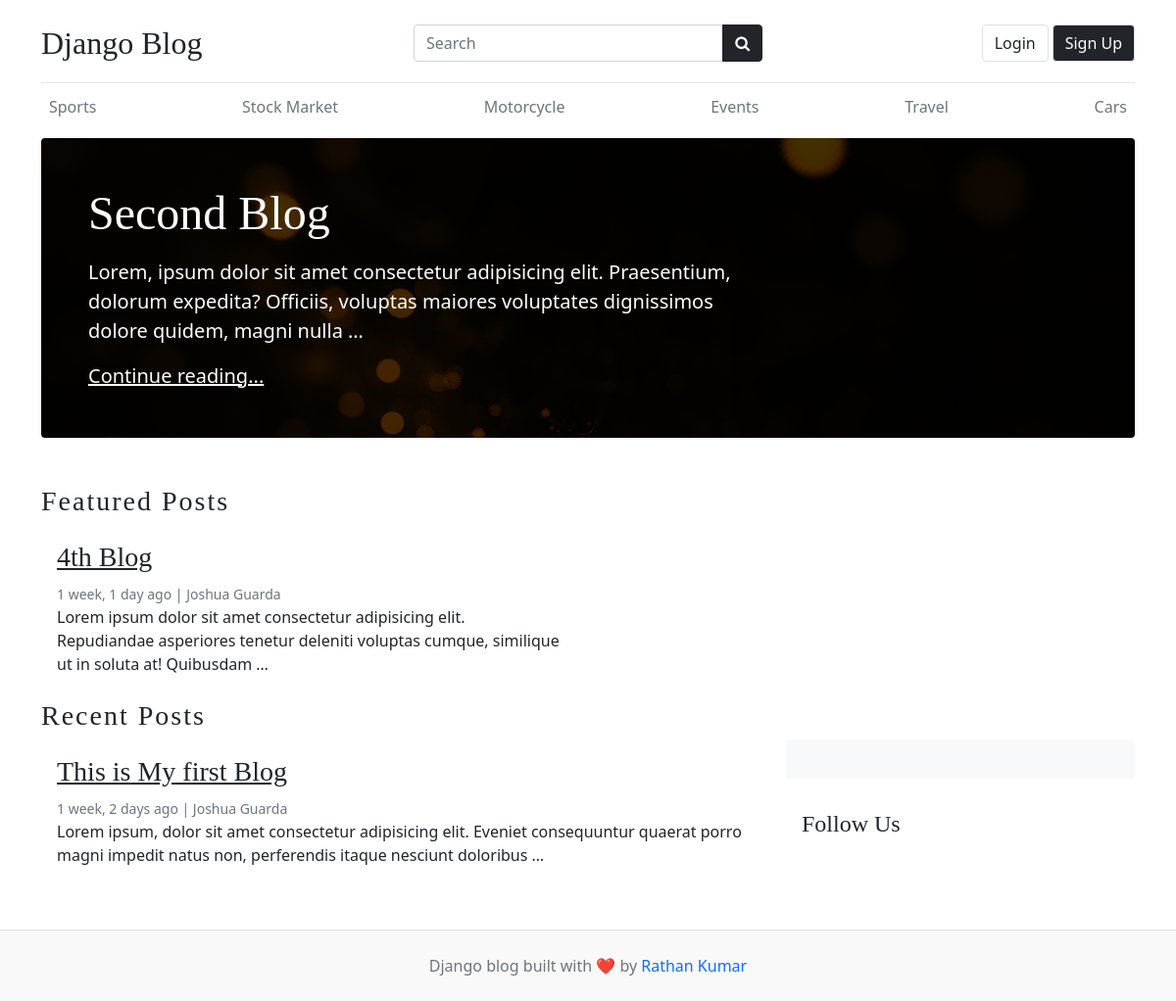
/, run on an earlier commit of the app's database.
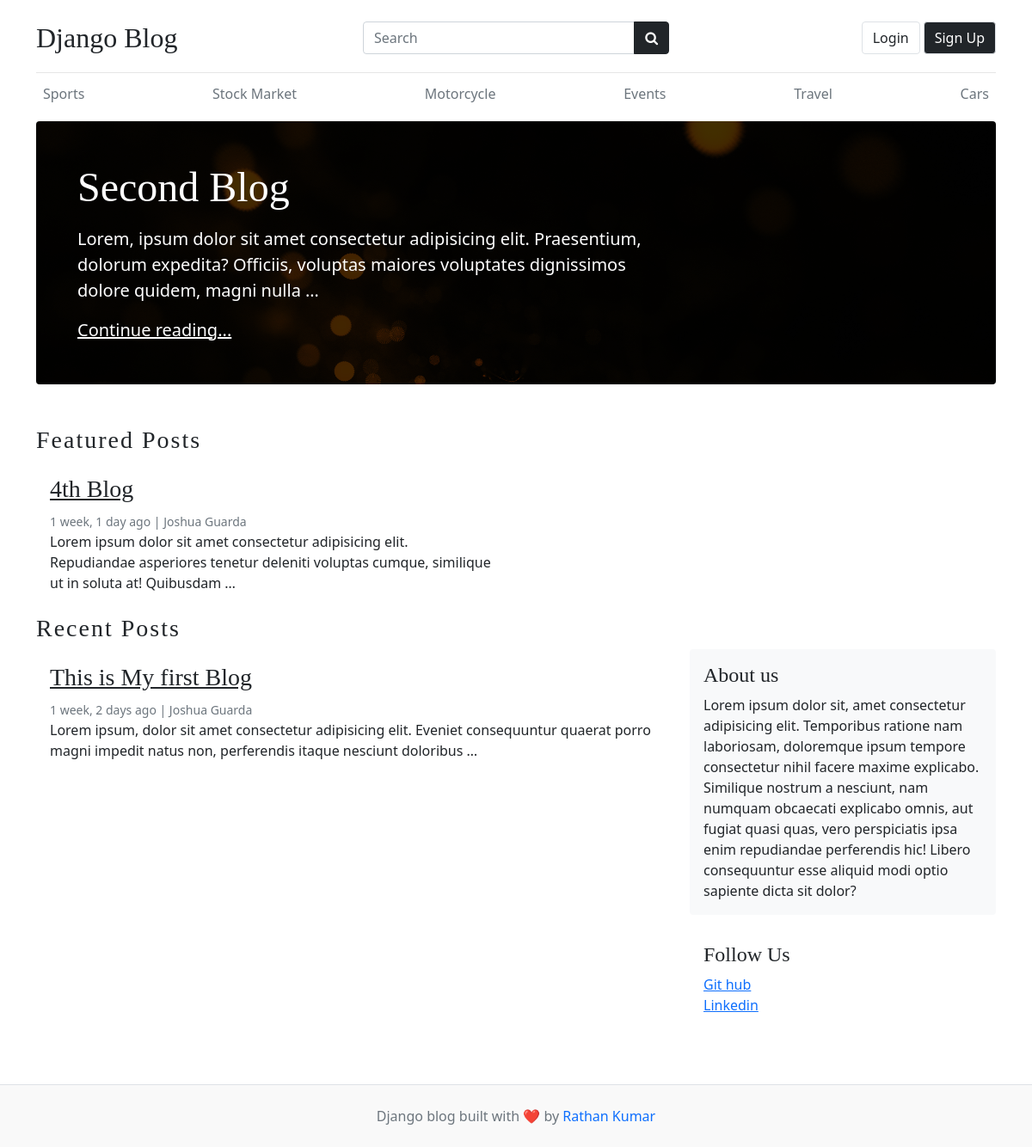
And on a later commit of the database.
### blogs/models.py (models this page shows, shortened)
class Category(models.Model):
    category_name = models.CharField(max_length=50, unique= True)
    created_at = models.DateTimeField(auto_now_add=True)
    updated_at = models.DateTimeField(auto_now=True)
    def __str__(self) -> str:
        return self.category_name
    class Meta:
        verbose_name_plural = 'Categories'

class Blog(models.Model):
    title = models.CharField(max_length=100)
    slug = models.SlugField(max_length=150,unique=True, blank=True) # Slug is the - in the url This-is-My-first-Blog --> this should automatically created check setup in your admin.py
    category=models.ForeignKey(Category,on_delete=models.CASCADE)# if you delete the Category all Blog under that Category is deleted
    author = models.ForeignKey(User,on_delete=models.CASCADE)
    featured_image = models.ImageField(upload_to='uploads/%Y/%m/%d') # the Image uploaded will go to this directory NOTE: this directory will be create automatically using the declared name in upload_to
    short_description= models.TextField(max_length=500)
    blog_body=models.TextField(max_length=2000)
    status = models.CharField(choices=STATUS_CHOICES, default='Draft')  # the model field will depend on the choices since we use 0,1 as value that is why we use IntegerField
    is_featured= models.BooleanField(default = False)
    created_at = models.DateTimeField(auto_now_add=True)
    updated_at = models.DateTimeField(auto_now=True)

class About(models.Model):
    about_heading = models.CharField(max_length=25)
    about_body = models.TextField(max_length=500)
    class Meta:
        verbose_name_plural = 'About'

class Socials(models.Model):
    social_name= models.CharField(max_length=50)
    link = models.URLField(max_length=100)
    created_at = models.DateTimeField(auto_now_add=True)
    updated_at = models.DateTimeField(auto_now=True)
    class Meta:
        verbose_name_plural = 'Social Links'

### my_blog/views.py (the view)
def home(request):
    categories = Category.objects.all()  # THIS IS OPTIONAL TO DECLARE SINCE WE ALREADY HAVE THE CONTEXT PROCESSOR for the categories
    featured_post = Blog.objects.filter(is_featured = True, status='Published').order_by('-updated_at')
    un_featured_post = Blog.objects.filter(is_featured = False, status='Published').order_by('-updated_at')
    try:
        about = About.objects.get()
        socials =Socials.objects.all()
    except:
        about = None
        socials= None
    context = {
        'categories':categories, # THIS IS OPTIONAL TO DECLARE SINCE WE ALREADY HAVE THE CONTEXT PROCESSOR for the categories
        'featured_post':featured_post,
        'un_featured_post':un_featured_post,
        'about':about,
        'socials':socials
    }
    return render(request,'home.html',context)

### blogs/context_processors.py (called while the page is built)
def get_categories(request):
    categories = Category.objects.all()
    return dict(categories=categories)

def get_socials(request):
    socials = Socials.objects.all()
    return dict(socials=socials)

### templates/home.html (shortened to what this page needs)
{% extends "base.html" %}
{% load static %}
    {% block content %}
        {% for post in featured_post %}
            {% if forloop.first %}
                <div
                    class="jumbotron p-3 p-md-5 text-white rounded bg-dark"
                    style="
                        background-image: url({% static 'images/golden_burst.jpg'%});
                        background-blend-mode: overlay;
                        background-size: cover;
                    ">
                    <div class="col-md-8 px-0">
                        <h1 class="display-4 font-italic">{{post.title}}</h1>
                        <p class="lead my-3 ">
                            {{post.short_description | truncatewords:20}}
                        </p>
                        <p class="lead mb-0"><a href="{%url 'blogs' post.slug%}" class="text-white font-weight-bold">Continue reading...</a></p>
                    </div>
                </div>
            {% endif %}
        {% endfor %}
        <h3 class="text-upppercase text-dark pt-5" style="letter-spacing: 2px;">Featured Posts</h3>
        <div class="row mb-2">
            {% for post in featured_post %}
                {% if not forloop.first %}
                    <div class="col-md-6">
                        <div class="card border-0">
                            <div class="card-body">
                                <h3><a href="{%url 'blogs' post.slug%}" class='text-dark'>{{post.title}}</a></h3>
                                <small class="mb-1 text-muted">{{post.created_at| timesince}} ago | {{post.author.first_name}} {{post.author.last_name}}</small>
                                <p class="card-text">
                                {{post.short_description | truncatewords:20}}
                                </p>
                            </div>
                        </div>
                    </div>
                {% endif %}
            {% endfor %}
        </div>
        <h3 class="text-upppercase text-dark" style="letter-spacing: 2px;">Recent Posts</h3>
        <main role="main" class="container p-0">
            <div class="row">
                <div class="col-md-8 blog-main">
                    {% for post in un_featured_post  %}
                        <div class="card border-0">
                            <div class="card-body">
                                <h3><a href="{%url 'blogs' post.slug%}"class='text-dark'>{{post.title}}</a></h3>
                                <small class="mb-1 text-muted">{{post.created_at| timesince}} ago | {{post.author.first_name}} {{post.author.last_name}}</small>
                                <p class="card-text">
                                {{post.short_description |truncatewords:20}}
                                </p>
                            </div>
                        </div>
                    {% endfor %}
                </div>
                <aside class="col-md-4 blog-sidebar">
                    <div class="p-3 mb-3 bg-light rounded">
                        <h4 class="font-italic">{{about.about_heading}}</h4>
                        <p class="mb-0">
                            {{about.about_body}}
                        </p>
                    </div>
                    <div class="p-3">
                        <h4 class="font-italic">Follow Us</h4>
                        <ol class="list-unstyled">
                            {% for social in socials %}
                                <li><a href={{social.link}}>{{social.social_name}}</a></li>
                            {% endfor %}
                        </ol>
                    </div>
                </aside>
            </div>
        </main>
    </div>
{% endblock content %}

### templates/base.html (shortened to what the changed rows need)
{% load static %}
<!DOCTYPE html>
<html lang="en">
    <head>
        <link href="https://cdn.jsdelivr.net/npm/bootstrap@5.0.2/dist/css/bootstrap.min.css" rel="stylesheet">
        <link rel="stylesheet" href="https://cdnjs.cloudflare.com/ajax/libs/font-awesome/4.7.0/css/font-awesome.min.css">
        <link type='text/css' href="{% static 'css/blog.css' %}" rel="stylesheet" />
    </head>
    <body>
        {% if hide_nav %}
        {% else %}
        <div class="container">
            <header class="blog-header py-3">
                <nav>
                </nav>
            </header>
        {% endif %}
        {% if hide_category %}
        {% else %}
            <div class="nav-scroller py-1 mb-2">
                <nav class="nav d-flex justify-content-between overflow-auto">
                    {% for category in categories %}
                        <a class="p-2 text-muted text-decoration-none" href="{%url 'posts_by_category' category.id%}">{{category}}</a>
                    {% endfor %}
                </nav>
            </div>
        {% endif %}
        {% block content %}{% endblock content %}
    </body>
</html>

What changed in the data, as far as the page shows it:
added About: about_heading "About us", about_body "Lorem ipsum dolor sit, amet consectetur adipisicing elit. Temporibus ratione nam laboriosam, doloremque ipsum tempore consectetur nihil facere maxime explicabo. Similique nostrum a nesciunt, nam numquam obcaecati explicabo omnis, aut fugiat quasi quas, vero perspiciatis ipsa enim repudiandae perferendis hic! Libero consequuntur esse aliquid modi optio sapiente dicta sit dolor?"
added Socials: social_name "Git hub"
added Socials: social_name "Linkedin"
